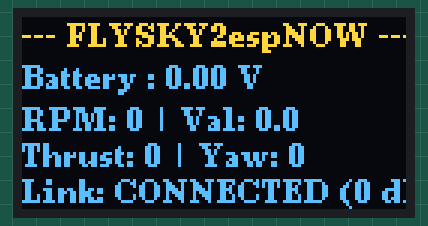
A sketch run on a simulated ESP32. Shown: 128×64 one-colour display. The OLED is the two-colour kind (top 16 rows yellow); what the sketch prints to the serial monitor is not drawn.

Above: at 0.2 s.

The sketch:

firmware.ino
```cpp
# include <U8g2lib.h>
#include <Wire.h>
#include <WiFi.h>
#include <esp_now.h>

U8G2_SSD1306_128X64_NONAME_F_HW_I2C u8g2(U8G2_R0, /* reset=*/ U8X8_PIN_NONE);

// Replace these hex positions with exact targeted device MAC address
uint8_t receiverMacAddress[] = {0x24, 0xDC, 0xC3, 0xAA, 0xBB, 0xCC};

int liveRSSI = 0;

typedef struct struct_message {
  uint16_t roll;
  uint16_t pitch;
  uint16_t throttle;
  uint16_t yaw;
} struct_message;

typedef struct struct_telemetry {
  float batteryVoltage;
  int motorSpeed;
  float sensorValue;
} struct_telemetry;

struct_message TelemetryData;
struct_telemetry incomingReadings;

esp_now_peer_info_t peerInfo;

String statusReport = "Initializing...";

void readFlysky() {
  while (Serial1.available() > 0) {

    if (Serial1.peek() != 0x20) {
      Serial1.read();
      continue;
    }

    if (Serial1.available() < 32) {
      return;
    }

    uint8_t packet[32];
    Serial1.readBytes(packet, 32);

    if (packet[1] == 0x40) {
      uint16_t checksum = 0xFFFF;
      for (int i = 0; i < 30; i++) {
        checksum -= packet[i];
      }

      uint16_t rxChecksum = packet[30] + (packet[31] << 8);

      if (checksum == rxChecksum) {
        TelemetryData.roll     = packet[2] + (packet[3] << 8);
        TelemetryData.pitch    = packet[4] + (packet[5] << 8);
        TelemetryData.throttle = packet[6] + (packet[7] << 8);
        TelemetryData.yaw      = packet[8] + (packet[9] << 8);
      }
    }
  }
}

void OnDataSent(const wifi_tx_info_t *tx_info, esp_now_send_status_t status) {
  if (status == ESP_NOW_SEND_SUCCESS) {
    statusReport = "Link: CONNECTED";
  } else {
    statusReport = "Link: DISCONNECTED";
    liveRSSI=-100;
  }
}

void OnDataRecvd(const esp_now_recv_info_t * recv_info, const uint8_t *incomingData, int len) {
  if (len == sizeof(struct_telemetry)) {
    memcpy(&incomingReadings, incomingData, sizeof(incomingReadings));
    liveRSSI= recv_info->rx_ctrl->rssi;
  }
}

void setup() {
  Serial.begin(115200); // Serial

  Serial1.begin(115200, SERIAL_8N1, D7, D6); // Hardware Serial Setup

  u8g2.begin(); // Oled setup
  u8g2.setFont(u8g2_font_ncenB08_tr);

  // ESPNOW setup
  WiFi.mode(WIFI_STA);
  WiFi.disconnect();

  if (esp_now_init() != ESP_OK) {
    Serial.println("Error initializing ESPNOW");
    statusReport = "Error";
    return;
  }

  esp_now_register_send_cb(OnDataSent);

  esp_now_register_recv_cb(esp_now_recv_cb_t(OnDataRecvd));
  memcpy(peerInfo.peer_addr, receiverMacAddress, 6);
  peerInfo.channel = 0;
  peerInfo.encrypt = false;

  if (esp_now_add_peer(&peerInfo) != ESP_OK){
    Serial.println("Failed to add peer");
    statusReport = "Peer Bind Failed";
    return;
  }

  Serial.println("Flysky2espNOW Initialized");

}

void loop() {
  readFlysky();

  esp_now_send(receiverMacAddress, (uint8_t *) &TelemetryData, sizeof(TelemetryData));  // Sending data over ESPNOW

  u8g2.clearBuffer();

  u8g2.drawStr(0, 10, "--- FLYSKY2espNOW ---");

  char displayLine[64];

  snprintf(displayLine, sizeof(displayLine), "Battery : %.2f V", incomingReadings.batteryVoltage);
  u8g2.drawStr(0, 24, displayLine);

  snprintf(displayLine, sizeof(displayLine), "RPM: %d | Val: %.1f", incomingReadings.motorSpeed, incomingReadings.sensorValue);
  u8g2.drawStr(0, 38, displayLine);

  snprintf(displayLine, sizeof(displayLine), "Thrust: %d | Yaw: %d", TelemetryData.throttle, TelemetryData.yaw);
  u8g2.drawStr(0, 50, displayLine);

  snprintf(displayLine, sizeof(displayLine), "%s (%d dBm)", statusReport.c_str(), liveRSSI);
  u8g2.drawStr(0, 62, displayLine);


  u8g2.sendBuffer();

  delay(50);
}
```
